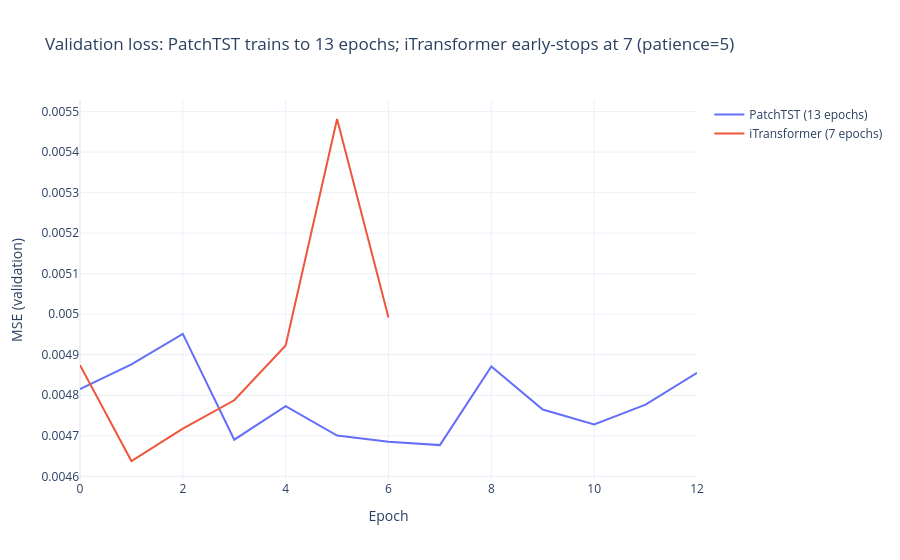

Notebook cell for this chart:
### Markdown cell above
### Training Convergence

Comparing validation loss curves reveals how quickly each architecture learns
from the same data. PatchTST's reduced sequence length (patches vs full lookback)
can affect convergence speed.

### Code cell
fig = go.Figure()
for name, hist in [("PatchTST", hist_patch), ("iTransformer", hist_itrans)]:
    fig.add_trace(
        go.Scatter(
            y=hist["val_loss"], mode="lines", name=f"{name} ({len(hist['val_loss'])} epochs)"
        )
    )

fig.update_layout(
    title=(
        f"Validation loss: PatchTST trains to {len(hist_patch['val_loss'])} epochs; "
        f"iTransformer early-stops at {len(hist_itrans['val_loss'])} (patience=5)"
    ),
    xaxis_title="Epoch",
    yaxis_title="MSE (validation)",
    template="plotly_white",
)
fig.show()

### Figure 1 — Plotly figure (JSON) as saved in the notebook; plotly's stock layout.template omitted (floating-point values rounded to 4 significant figures)
{"data": [{"mode": "lines", "name": "PatchTST (13 epochs)", "type": "scatter", "y": [0.004815, 0.004876, 0.004951, 0.00469, 0.004773, 0.0047, 0.004686, 0.004677, 0.004871, 0.004765, 0.004728, 0.004777, 0.004855]}, {"mode": "lines", "name": "iTransformer (7 epochs)", "type": "scatter", "y": [0.004874, 0.004638, 0.004717, 0.004788, 0.004923, 0.005482, 0.004992]}], "layout": {"title": {"text": "Validation loss: PatchTST trains to 13 epochs; iTransformer early-stops at 7 (patience=5)"}, "xaxis": {"title": {"text": "Epoch"}}, "yaxis": {"title": {"text": "MSE (validation)"}}}}
